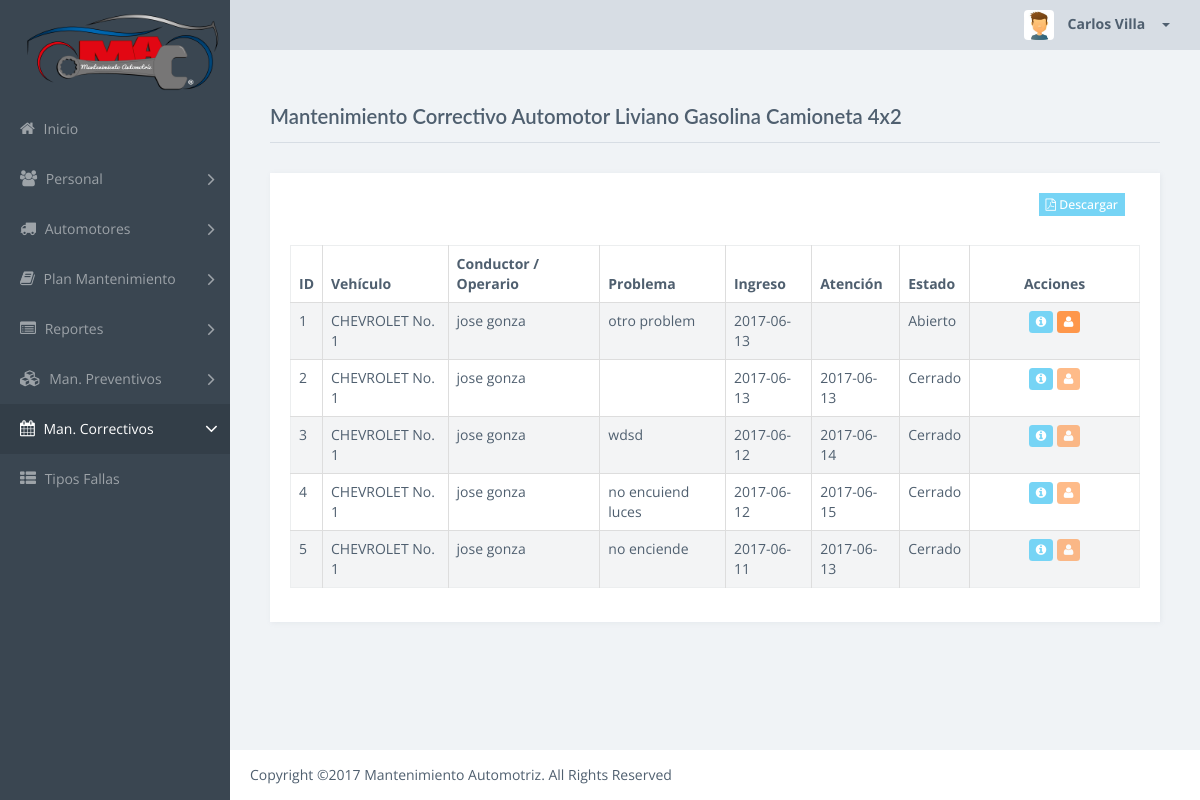
Page /Novedad/listar/1 (signed in) on the earlier database version.
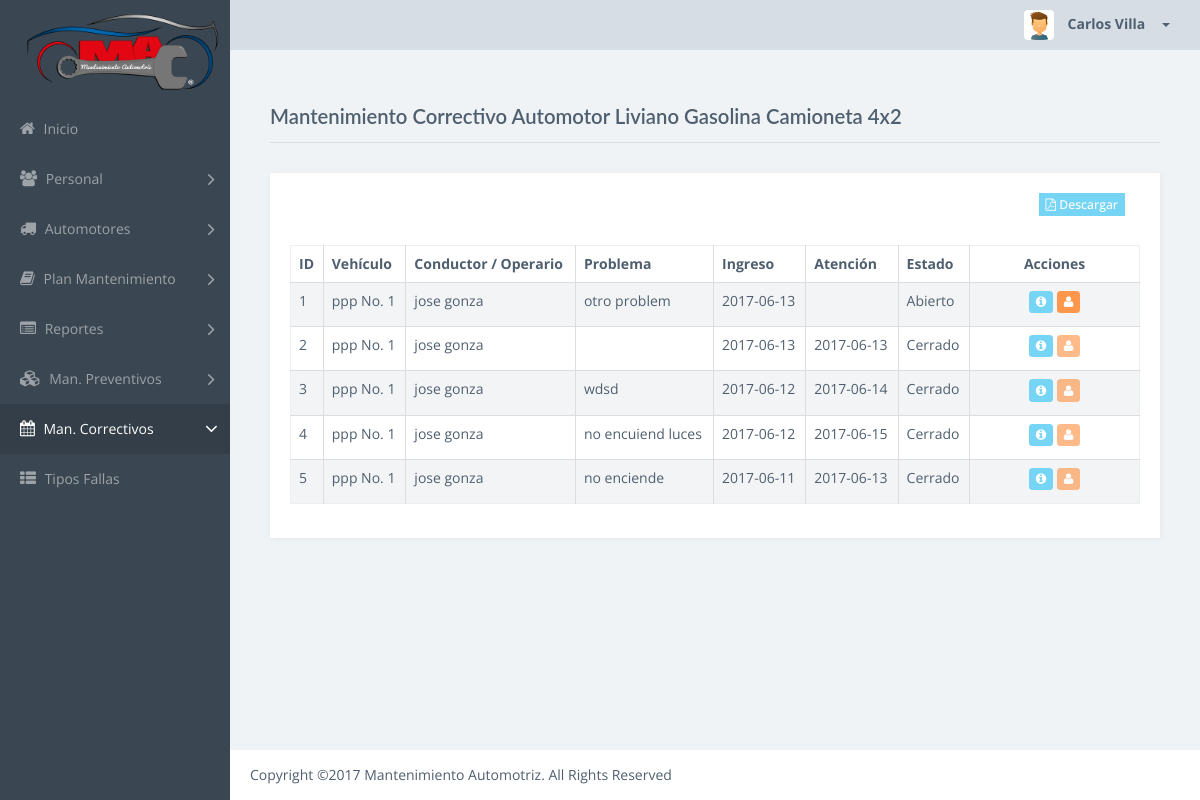
Same page on the later database version.
### tables this page shows
CREATE TABLE `tipo_vehiculo` (
  `id` int(11) NOT NULL AUTO_INCREMENT,
  `nombre` varchar(128) NOT NULL,
  `tipo_conductor` int(11) NOT NULL DEFAULT '0',
  `plan_mantenimiento` int(11) NOT NULL,
  `descripcion` varchar(512) NOT NULL,
  PRIMARY KEY (`id`)
);

CREATE TABLE `novedad` (
  `id` int(11) NOT NULL AUTO_INCREMENT,
  `vehiculo_id` int(11) NOT NULL,
  `problema` varchar(1204) NOT NULL,
  `causa` varchar(1024) DEFAULT NULL,
  `solucion` varchar(1024) DEFAULT NULL,
  `proceso` varchar(1024) DEFAULT NULL,
  `elementos` varchar(1024) DEFAULT NULL,
  `observaciones` varchar(1024) DEFAULT NULL,
  `tecnico_asigna` int(11) DEFAULT NULL,
  `supervisor_id` int(11) DEFAULT NULL,
  `tecnico_repara` int(11) DEFAULT NULL,
  `usuario_registra` int(11) NOT NULL,
  `tiempo_ejecucion` varchar(128) DEFAULT NULL,
  `fecha_ingreso` date DEFAULT NULL,
  `fecha_atencion` date DEFAULT NULL,
  `atendido` tinyint(4) NOT NULL DEFAULT '0',
  `kilometraje` int(11) NOT NULL,
  `tipo_falla_id` int(11) DEFAULT '0',
  PRIMARY KEY (`id`),
  KEY `fk_novedad_vehiculo1_idx` (`vehiculo_id`),
  CONSTRAINT `fk_novedad_vehiculo1` FOREIGN KEY (`vehiculo_id`) REFERENCES `vehiculo` (`id`) ON DELETE NO ACTION ON UPDATE NO ACTION
);

CREATE TABLE `vehiculo` (
  `id` int(11) NOT NULL AUTO_INCREMENT,
  `usuario_id` int(11) NOT NULL,
  `tipo_vehiculo_id` int(11) NOT NULL,
  `estado_vehiculo_id` int(11) NOT NULL,
  `placa` varchar(10) NOT NULL,
  `numero` varchar(64) NOT NULL,
  `marca` varchar(128) NOT NULL,
  `modelo` varchar(64) DEFAULT NULL,
  `anio` int(11) NOT NULL,
  `numero_motor` varchar(64) NOT NULL,
  `numero_chasis` varchar(64) NOT NULL,
  `medida_uso` double NOT NULL,
  `eliminado` int(11) NOT NULL DEFAULT '0',
  PRIMARY KEY (`id`),
  KEY `fk_vehiculo_estado_vehiculo1_idx` (`estado_vehiculo_id`),
  KEY `fk_vehiculo_usuario1_idx` (`usuario_id`),
  KEY `fk_vehiculo_tipo_vehiculo1_idx` (`tipo_vehiculo_id`),
  CONSTRAINT `fk_vehiculo_estado_vehiculo1` FOREIGN KEY (`estado_vehiculo_id`) REFERENCES `estado_vehiculo` (`id`) ON DELETE NO ACTION ON UPDATE NO ACTION,
  CONSTRAINT `fk_vehiculo_tipo_vehiculo1` FOREIGN KEY (`tipo_vehiculo_id`) REFERENCES `tipo_vehiculo` (`id`) ON DELETE NO ACTION ON UPDATE NO ACTION,
  CONSTRAINT `fk_vehiculo_usuario1` FOREIGN KEY (`usuario_id`) REFERENCES `usuario` (`id`) ON DELETE NO ACTION ON UPDATE NO ACTION
);

CREATE TABLE `usuario` (
  `id` int(11) NOT NULL AUTO_INCREMENT,
  `tipo_usuario_id` int(11) NOT NULL,
  `nombres` varchar(64) NOT NULL,
  `apellidos` varchar(64) NOT NULL,
  `identificacion` varchar(13) NOT NULL,
  `direccion` varchar(512) NOT NULL,
  `telefono` varchar(10) DEFAULT NULL,
  `celular` varchar(10) DEFAULT NULL,
  `email` varchar(128) DEFAULT NULL,
  `usuario` varchar(64) NOT NULL,
  `password` varchar(128) NOT NULL,
  `eliminado` int(11) NOT NULL DEFAULT '0',
  `vehiculos` int(11) NOT NULL DEFAULT '0',
  PRIMARY KEY (`id`),
  KEY `fk_tecnico_tipo_usuario_idx` (`tipo_usuario_id`),
  CONSTRAINT `fk_tecnico_tipo_usuario` FOREIGN KEY (`tipo_usuario_id`) REFERENCES `tipo_usuario` (`id`) ON DELETE NO ACTION ON UPDATE NO ACTION
);

### index.php (called while the page is built, shortened)
<?php
if(isset($_GET['action'])){
	$redirect = ($_GET['action']!='')?$_GET['action']:"listar";
}
$controller = new $controllerName();
$controller->$redirect();
?>

### views/Novedad/index.php (called while the page is built, shortened)
<?php
require_once("../../index.php");
?>

### models/OrdenPlanModelo.php (called while the page is built, shortened)
<?php
require_once(PATH_MODELOS."/BaseModelo.php");
class OrdenPlanModelo {
	public function obtenerTipoVehiculo($id){
		$model = new BaseModelo();
		$sql = "SELECT * FROM tipo_vehiculo where id=".$id;
		$result = $model->ejecutarSql($sql);
		return $model->obtenerCampos($result);
	}
}

### models/BaseModelo.php (called while the page is built, shortened)
<?php
class BaseModelo
{
	private $username = USERNAME;
	private $password = PASSWORD;
	private $database = DATABASE;
	private $host = HOSTNAME_DATABASE;
	private $conexion;
	private function abrirConexion()
	{
		$this->conexion=mysqli_connect($this->host,$this->username,$this->password,$this->database);
		mysqli_set_charset($this->conexion,'utf8');
	}
	public function ejecutarSql($sql,$obtenerId = false)
	{
		$result=mysqli_query($this->conexion,$sql);
		return $result;
	}
	public function obtenerCampos($resultado){
		$resultArray = array();
		if($resultado !== false){
			while ($row = mysqli_fetch_assoc($resultado))
			{
				$resultArray[] = $row;
			}
		}
		return $resultArray;
	}
}

### models/NovedadModelo.php (called while the page is built, shortened)
<?php
require_once(PATH_MODELOS."/BaseModelo.php");
class NovedadModelo {
	public function obtenerlistadoNovedad($usuario,$id){
		$model = new BaseModelo();
		$sql = "select n.*, n.id as ids, u.nombres  as nombre_tecnico1, u.apellidos as apellido_tecnico1, tf.nombre as falla, u1.nombres  as nombre_tecnico2, u1.apellidos as apellido_tecnico2, v.*,
				u2.nombres as nombre_usuario, u2.apellidos as apellido_usuario, mr.id as repuestoId, mr.aprobado
				from novedad as n
				inner join vehiculo as v on v.id = n.vehiculo_id
				inner join usuario as u2 on u2.id = n.usuario_registra
				left join usuario as u on u.id = n.tecnico_asigna
				left join usuario as u1 on u1.id = n.tecnico_repara
				left join tipo_falla as tf on tf.id = n.tipo_falla_id
				left join mantenimiento_respuestos as mr on mr.mantenimiento_id = n.id
				where (tecnico_asigna = ".$usuario." or 0 = ".$usuario.") and v.tipo_vehiculo_id = ".$id." order by n.id desc";
		$result = $model->ejecutarSql($sql);
		return $model->obtenerCampos($result);
	}
}

### views/Novedad/view.listado.php (the view, shortened to what this page needs)
<?php include_once PATH_TEMPLATE.'/header.php';?>
<div class="title-block">
    <h1 class="title">Mantenimiento Correctivo
     <?php
    if(count($tipo_vehiculo) >0){
    	echo $tipo_vehiculo['nombre'];
    }
    ?>
    </h1>
</div>
<div class="card">
<div class="card-block">
	<div class="row">
		<div class="form-group  col-sm-12" align="right">
			<a href="../visualizarLista/<?php echo $tipo_vehiculo['id']?>" target='_blank' class='btn btn-info btn-sm' title='Descargar' ><i class='fa fa-file-pdf-o'></i>  Descargar</a>
		</div>
	</div>
	<div class="table-responsive">
	<table class="table table-striped table-bordered table-hover" id="dataTables-example1">
    <thead>
	    <tr>
	    	<th>ID</th>
		    <th>Vehículo</th>
		    <th>Conductor / Operario</th>
		    <th>Problema</th>
		    <th>Ingreso</th>
		    <th>Atención</th>
		    <th>Estado</th>
		    <th style="text-align: center; width: 20%">Acciones</th>
	    </tr>
    </thead>
    <tbody>
    	<?php
    		$contador=1;
    		foreach ($datos as $item) {
    		echo "<tr><td>".$contador."</td>";
    		echo "<td>".$item['marca']." No. ".$item['numero']."</td>";
            echo "<td>".$item['nombre_usuario']." ".$item['apellido_usuario']."</td>";
            echo "<td>".substr ( $item['problema'] , 0 ,20 )."</td>";
    		echo "<td>".$item['fecha_ingreso']."</td>";
    		echo "<td>".$item['fecha_atencion']."</td>";
    		$estado = ($item['atendido']==1)?'Cerrado':'Abierto';
    		echo "<td>".$estado."</td>";
    		$tecnico = ($item['atendido'] == 1)?'disabled':'';
    		if($_SESSION['SESSION_USER']['tipo_usuario_id'] == 1){
    			echo "<td align='center'>
					<a href='../ver/".$item['ids']."' class='btn btn-info rounded btn-sm' title='Ver Problema' ><i class='fa fa-info-circle '></i></a>
					<a href='javascript: loadModalAction(".$item['ids'].",\"asignar\")' class='btn btn-warning rounded btn-sm ".$tecnico."' title='Asignar Técnico' ><i class='fa fa-user'></i></a>
					</td>";
    		}
    		$contador++;
    	}?>
    </tbody>
    </table>
</div>
</div>
</div>
<?php include_once PATH_TEMPLATE.'/footer.php';?>
<link href="<?php echo PATH_CSS; ?>/dataTables.bootstrap.css" rel="stylesheet">
<link href="<?php echo PATH_CSS; ?>/bootstrapValidator.min.css" rel="stylesheet">
</body>
</html>

### controllers/NovedadControlador.php (shortened to what this page needs)
<?php
require_once (PATH_MODELOS . "/NovedadModelo.php");
require_once (PATH_MODELOS . "/RegistroModelo.php");
require_once (PATH_MODELOS . "/OrdenPlanModelo.php");
class NovedadControlador {
	public function listar($cod = null) {
		$model = new NovedadModelo();
		$modelOrdenPlan = new OrdenPlanModelo();
		$usuario = 0;
		if ($cod == null){
			$id = $_GET['id'];
		}else{
			$id = $cod;
		}
		$datos = $model->obtenerlistadoNovedad($usuario,$id);
		$tipo_vehiculo = $modelOrdenPlan->obtenerTipoVehiculo($id)[0];
		if ($cod == null){
			require_once PATH_VISTAS."/Novedad/view.listado.php";
		}
		else{
			$array = [];
			$array[0] = $datos;
			$array[1] = $tipo_vehiculo;
			return $array;
		}
	}
}

### public/template/header.php (shortened to what this page needs)
<!doctype html>
<html class="no-js" lang="en">
    <head>
        <link href="<?php echo PATH_CSS; ?>/bootstrap.min.css" rel="stylesheet" type="text/css" />
        <link rel="stylesheet" href="<?php echo PATH_CSS . '/vendor.css';?>">
        <link rel="stylesheet" href="<?php echo PATH_CSS . '/style.css';?>">
    </head>
    <body>
        <div class="main-wrapper">
            <div class="app" id="app">
                <header class="header">
                    <div class="header-block header-block-nav">
                        <ul class="nav-profile">
                            <li class="profile dropdown">
                                <a class="nav-link dropdown-toggle" data-toggle="dropdown" href="#" role="button" aria-haspopup="true" aria-expanded="false">
                                    <div class="img" style="background-image: url('<?php echo PATH_IMAGES; ?>/avatar_m.png')"> </div> <span class="name">
    			      <?php echo $_SESSION['SESSION_USER']['nombres']. ' '. $_SESSION['SESSION_USER']['apellidos']; ?>
    			    </span> </a>
                            </li>
                        </ul>
                    </div>
                </header>
                <aside class="sidebar">
                    <div class="sidebar-container">
                        <div class="sidebar-header">
                            <div class="brand">
                                <img src="<?php echo PATH_IMAGES . '/logo.png';?>" alt="Logo">
							</div>
                        </div>
                        <?php
                        $url = $_SERVER["REQUEST_URI"];
                        ?>
                        <nav class="menu">
                            <ul class="nav metismenu" id="sidebar-menu">
                                <li class="<?php echo (strpos($url, '/Seguridad/inicio/')!==false)?'active':'';?>">
                                    <a href="../../Seguridad/inicio/"> <i class="fa fa-home"></i> Inicio </a>
                                </li>
                                <?php if($_SESSION['SESSION_USER']['tipo_usuario_id']==1):?>
                                <li class="<?php echo (strpos($url, '/Usuario/listar/')!==false)?'open':'';?>">
                                    <a href=""> <i class="fa fa-users"></i> Personal <i class="fa arrow"></i> </a>
                                </li>
                                <li class="<?php echo (strpos($url, '/Vehiculo/listar/')!==false)?'open':'';?>">
                                    <a href=""> <i class="fa fa-truck"></i> Automotores <i class="fa arrow"></i> </a>
                                </li>
                                <li class="<?php echo ((strpos($url, '/Plan/listar/')!==false)||(strpos($url, '/Plan/editar/'))!==false)?'open':'';?>">
                                    <a href=""> <i class="fa fa-book"></i> Plan Mantenimiento <i class="fa arrow"></i> </a>
                                </li>
                                <li class="<?php echo ((strpos($url, '/Reporte/listar/')!==false) || (strpos($url, '/Reporte/verReporte')!==false))?'open':'';?>">
                                    <a href=""> <i class="fa fa-list-alt"></i> Reportes <i class="fa arrow"></i> </a>
                                </li>
                                <?php endif;?>
                                 <?php if(($_SESSION['SESSION_USER']['tipo_usuario_id']==1)||($_SESSION['SESSION_USER']['tipo_usuario_id']==6)):?>
                                <li class="<?php echo ((strpos($url, '/OrdenPlan/listar/')!==false)||(strpos($url, '/OrdenPlan/editar/')!==false))?'open':'';?>">
                                    <a href=""> <i class="fa fa-cubes"></i> Man. Preventivos <i class="fa arrow"></i> </a>
                                  </li>
                                  <li class="<?php echo ((strpos($url, '/Novedad/listar/')!==false)||(strpos($url, '/Novedad/ver/')!==false))?'open':'';?>">
                                    <a href=""> <i class="fa fa-calendar"></i> Man. Correctivos <i class="fa arrow"></i> </a>
                                </li>
                                <?php endif;?>
                                <?php if($_SESSION['SESSION_USER']['tipo_usuario_id']==1):?>
                                <li class="<?php echo (strpos($url, '/TipoFalla/listar/')!==false)?'active':'';?>">
                                    <a href="../../TipoFalla/listar/"> <i class="fa fa-th-list"></i> Tipos Fallas </a>
                                </li>
                                <?php endif;?>
                            </ul>
                        </nav>
                    </div>
                </aside>
                <article class="content dashboard-page">

### public/template/footer.php (shortened to what this page needs)
</article>
                <footer class="footer">
                    <div class="footer-block author">
                        <ul>
                            <li> Copyright ©2017 Mantenimiento Automotriz. All Rights Reserved </li>
                        </ul>
                    </div>
                </footer>

Differences in the rows shown:
changed through a linked row, novedad "otro problem": vehiculo.marca "CHEVROLET" → "ppp"
changed through a linked row, novedad (number 2 of 5 on the later page): vehiculo.marca "CHEVROLET" → "ppp"
changed through a linked row, novedad "wdsd": vehiculo.marca "CHEVROLET" → "ppp"
changed through a linked row, novedad "no encuiend luces": vehiculo.marca "CHEVROLET" → "ppp"
changed through a linked row, novedad "no enciende": vehiculo.marca "CHEVROLET" → "ppp"
